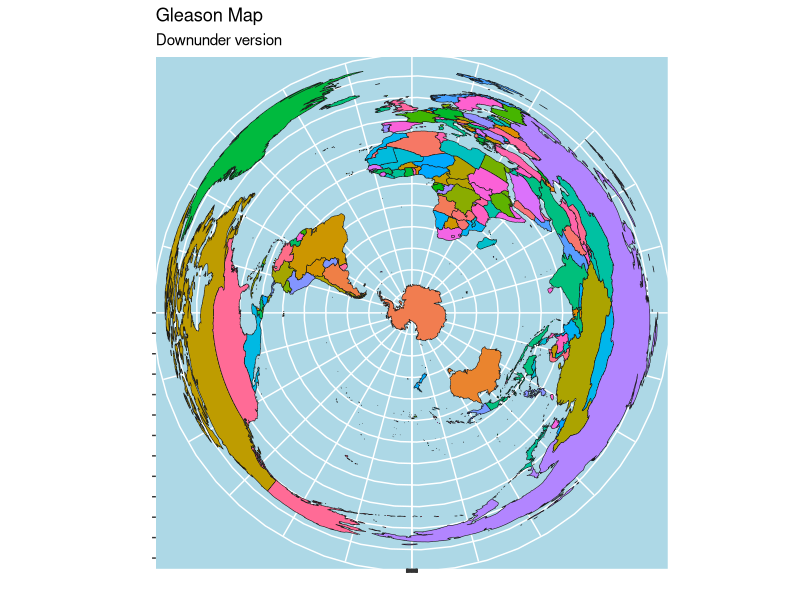
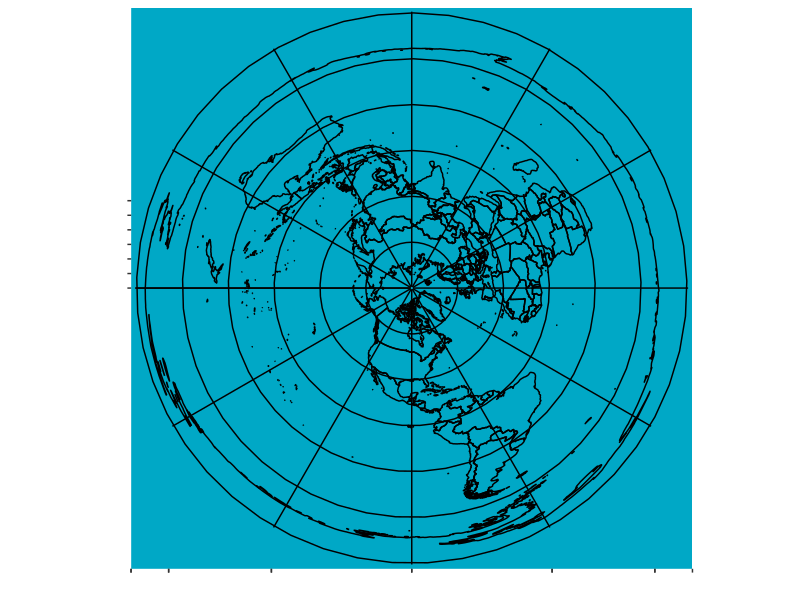
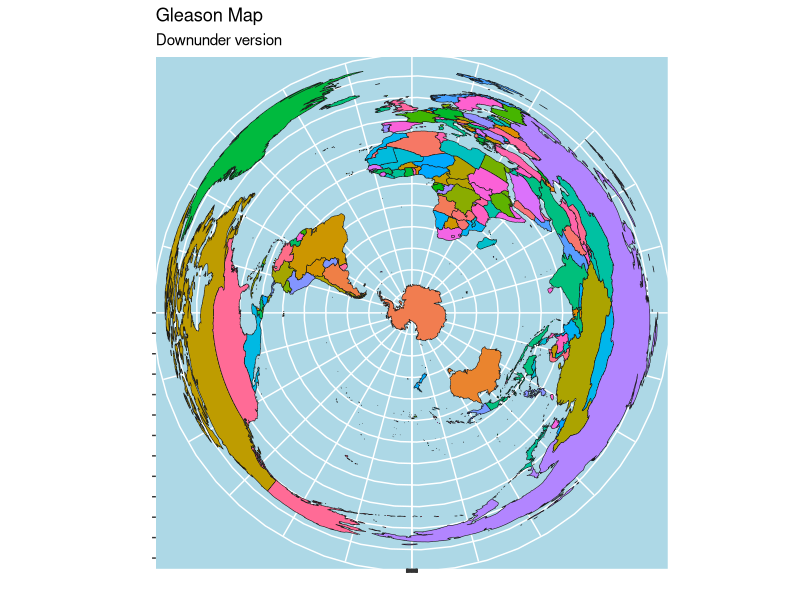
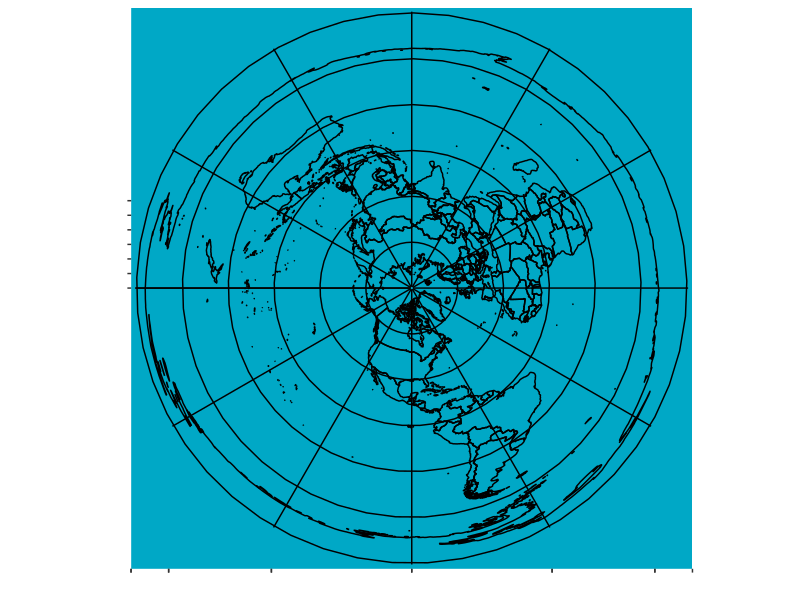

These figures' R source, in order:
## Flat Earth mathematics
## https://lucidmanager.org/flat-earth-mathematics/

## Recreate Gleason's Map
library(tidyverse)
library(maps)
library(mapproj)

world <- map_data("world")
ggplot(world, aes(x = long, y = lat, group = group, fill = region)) +
    geom_polygon(size = .2, col = "grey10") +
    scale_fill_discrete(guide = FALSE) + 
    coord_map("azequidistant", orientation = c(-90, 0, 0)) +
    scale_x_continuous(name = "", labels = NULL,
                       breaks = seq(-180, 180, 15)) +
    scale_y_continuous(name = "", labels = NULL,
                       breaks = seq(-180, 180, 15)) +
    theme(panel.background = element_rect(fill = "lightblue")) +
    labs(title = "Gleason Map",
         subtitle = "Downunder version")

ggsave("flatearth_au.png")

ggplot(world, aes(x = long, y = lat, group = group)) +
    geom_path(size = .5, col = "black") +
    coord_map("azequidistant", orientation = c(90, 0, 270)) +
    scale_x_continuous(name = "", labels = NULL,
                       breaks = seq(-180, 180, 30)) +
    scale_y_continuous(name = "", labels = NULL,
                       breaks = seq(-180, 180, 30)) +
    theme(panel.grid.major = element_line(size = 0.5,
                                          colour = "black"),
          panel.background = element_rect(fill = "#00a8c6"))

ggsave("flatearth.png")
